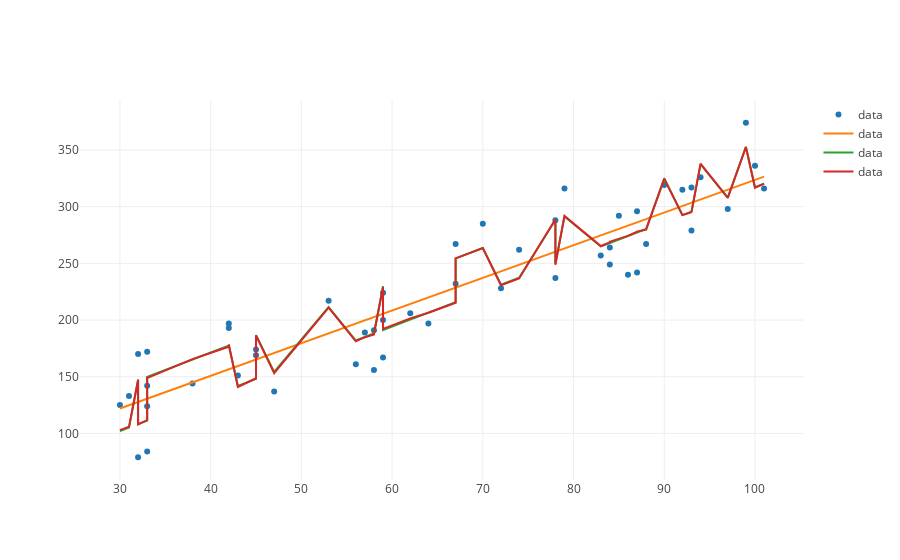

Source (notebook cell):
### Code cell
plot([data_trace,*model_traces])
